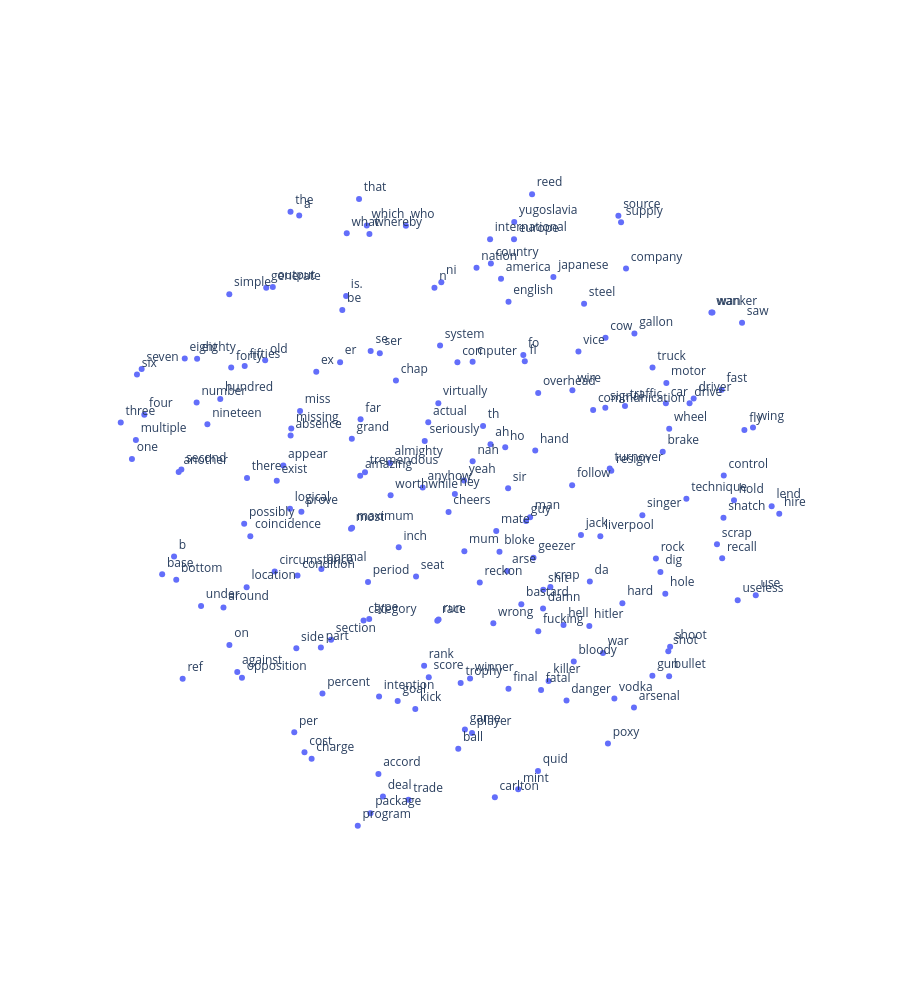

The cell this chart's notebook holds for it:
### Code cell
xy = TSNE(2).fit_transform(k['emb'])

fig = plc.text_plot(xy, k['lemma'])
fig.update_layout(height=1000)

### Figure 1 — Plotly figure (JSON) as saved in the notebook; plotly's stock layout.template omitted (floating-point values rounded to 4 significant figures; data arrays with more than 128 entries replaced by an {"elided": "..."} marker saying what was removed)
{"data": [{"cliponaxis": false, "hovertemplate": "%{text}<extra></extra>", "mode": "markers+text", "showlegend": false, "text": {"elided": "200 str values"}, "textposition": "top right", "type": "scatter", "x": {"elided": "200 float values"}, "y": {"elided": "200 float values"}}], "layout": {"height": 1000, "xaxis": {"showgrid": false, "showticklabels": false, "zeroline": false}, "yaxis": {"scaleanchor": "x", "scaleratio": 1, "showgrid": false, "showticklabels": false, "zeroline": false}}}
